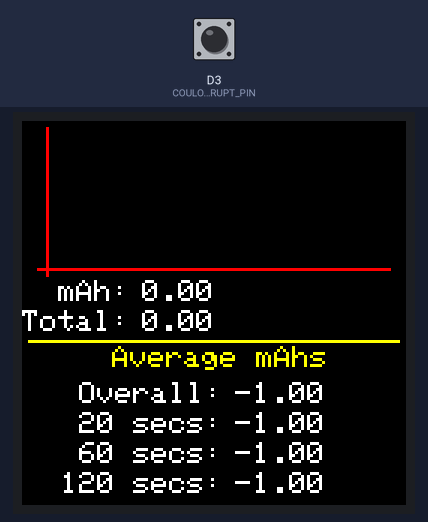
The sketch below on a simulated Arduino Due. On the bench: 128×128 colour display. The test bench sets the inputs (shaded band); at power-on: D3 (COULOMB_INTERRUPT_PIN) HIGH. What the sketch prints to the serial monitor is not drawn.

Above: at 1.2 s.
1.3 s: D3 (COULOMB_INTERRUPT_PIN) pulled LOW for 0.15 s
At 3.1 s:
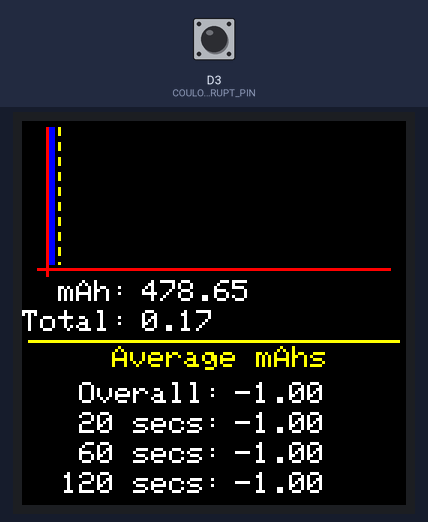
3.5 s: D3 (COULOMB_INTERRUPT_PIN) pulled LOW for 1 s
At 5.2 s:
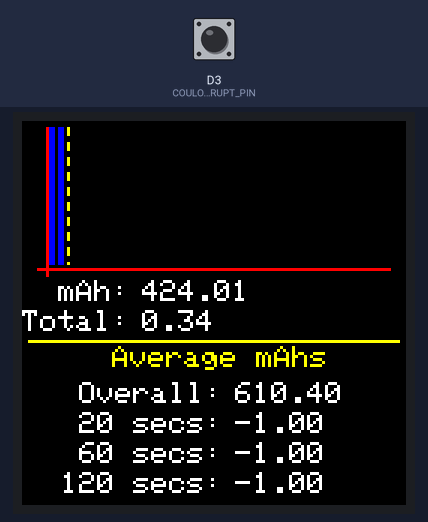
6.0 s: D3 (COULOMB_INTERRUPT_PIN) pulled LOW for 0.15 s
At 7.2 s:
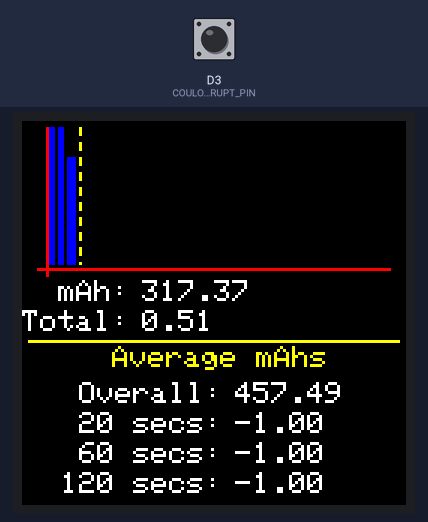
7.6 s: D3 (COULOMB_INTERRUPT_PIN) pulled LOW for 1 s
At 8.5 s:
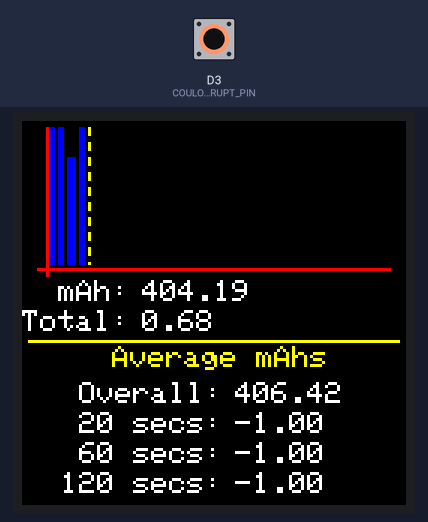
Timing chart, 0 to 10.6 s (numbered marks = the images above; inputs shaded):
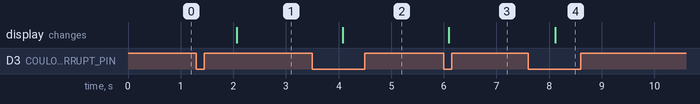

Measured:
- after the input at 1.3 s, the display: changes after 0.76 s (image 1)
- after the input at 3.5 s, the display: changes after 0.58 s (image 2)
- after the input at 6.0 s, the display: changes after 0.10 s (image 3)
- after the input at 7.6 s, the display: changes after 0.52 s (image 4)

The sketch:

CTFirmware.ino
```cpp
//
// This project uses a Pixel 2.0 (https://rabidprototypes.com/product/pixel/)
// and a Coulomb counter (https://www.sparkfun.com/products/12052) in order to
// track the current used by a project.
//
// When programming this ensure that the board selected is
//   "Arduino Zero (Native USB Port)"
//

// Required libraries:
//  * Adafruit_SSD1351 - Version 1.0.1
//  * Adafruit GFX


#include <Adafruit_GFX.h>
#include <Adafruit_SSD1351.h>
#include <SPI.h>
#include <stdarg.h>

#define SCREEN_WIDTH  128
#define SCREEN_HEIGHT 128

#define COULOMB_INTERRUPT_PIN 3

#define SCREEN_DC   8
#define SCREEN_CS   9
#define SCREEN_RST  7

Adafruit_SSD1351 tft = Adafruit_SSD1351(SCREEN_CS, SCREEN_DC, SCREEN_RST);

// Color definitions
#define	BLACK           0x0000
#define	BLUE            0x001F
#define	RED             0xF800
#define	GREEN           0x07E0
#define CYAN            0x07FF
#define MAGENTA         0xF81F
#define YELLOW          0xFFE0
#define WHITE           0xFFFF

// Largest unsigned long int which is a 4 byte integer.
#define ULONG_MAX 0xFFFFFFFF

// The Arduino Zero has two serial ports.  To get output for debugging I use
// the SerialUSB rather than Serial.
#define Serial SerialUSB

// The Arduino zero has an ARM Cortex M0+ processor with 256KB of flash (and a
// pretty hefty 32KB of SRAM).  Not having printf in the core is a little
// silly and my debug information in the below is non-trivial.  So I've
// defined my on printf equivalent.
void myPrintf(const char * format, ...)
{
  char buf[256];
  int len;

  va_list ap;
  va_start(ap, format);

  len = vsnprintf(buf, 256, format, ap);
  Serial.print(buf);

  va_end(ap);
}

class DurationAdaptiveAverageTracker {
public:
  // Allocate the duration adaptive tracker with the specified number of data
  // elements to track.  Each element takes 5 bytes of space.
  DurationAdaptiveAverageTracker(int numberToTrack);

  void addData(unsigned long int timeMicros, uint8_t numberOfInterrupts);

  // This method will return -1 if there is no good data to support
  double getApproximateAverage( unsigned long int currentMicros, unsigned long int microDuration );
  double getOverallAverage();

private:
  unsigned long int getElapsed( unsigned long int earlierMicros, unsigned long int laterMicros);

  typedef struct {
    unsigned long int timeMicros;
    uint8_t numberOfInterrupts;
  } Datapoint;

  // Circular dynamically allocated array
  Datapoint *d;
  int allocatedDatapoints;
  int nextIndex;
  int numberDatapoints;

  unsigned long int lastMicrosSeen;

  double totalSeconds;
  unsigned long int totalInterrupts;
};


DurationAdaptiveAverageTracker::DurationAdaptiveAverageTracker(int numberToTrack) {
  allocatedDatapoints = numberToTrack;
  numberDatapoints = 0;
  nextIndex = 0;
  d = new Datapoint[allocatedDatapoints];
  memset( d, 0, sizeof(Datapoint)*allocatedDatapoints);
  lastMicrosSeen = 0;
  totalSeconds = 0;
}


void DurationAdaptiveAverageTracker::addData(unsigned long int timeMicros, uint8_t numberOfInterrupts) {
  if (lastMicrosSeen != 0) {
    unsigned long int microsElapsed = getElapsed(lastMicrosSeen, timeMicros);
    totalSeconds += ((double)microsElapsed) / 1000000.0;
  }
  totalInterrupts += numberOfInterrupts;
  lastMicrosSeen = timeMicros;
  myPrintf( "addData - updated overall;  timeMicros: %lu, numberOfInterrupts: %d, "
    "totalInterrupts: %d, totalSeconds: %d\n",
    timeMicros, numberOfInterrupts, totalInterrupts, (int)totalSeconds);

  if (numberDatapoints < allocatedDatapoints) {
    numberDatapoints++;
  }
  d[nextIndex].timeMicros = timeMicros;
  d[nextIndex].numberOfInterrupts = numberOfInterrupts;

  myPrintf( "addData - done;  timeMicros: %lu, numberOfInterrupts: %d, index: %d, numberDatapoints: %d\n",
    timeMicros, numberOfInterrupts, nextIndex, numberDatapoints);

  // nextIndex always points one past where the last datapoint was added.  In
  // other words it always is the next place where a new datapoint will be
  // added.
  nextIndex++;
  if (nextIndex == allocatedDatapoints) {
    nextIndex = 0;
  }
}

double
DurationAdaptiveAverageTracker::getApproximateAverage( unsigned long int currentMicros, unsigned long int microDuration ) {
  unsigned long int maxPastTimeMicros = 0;
  uint8_t interruptsAccumulated = 0;

  myPrintf( "getApproximateAverage - beginning; currentMicros: %lu, "
            "microDuration: %lu, numberDatapoints: %d\n",
            currentMicros, microDuration, numberDatapoints);

  int index = nextIndex;
  int dataPointCount = 0;
  for (int i=0; i<numberDatapoints; i++) {
    index = index - 1;
    if (index < 0) {
      index = allocatedDatapoints - 1;
    }
    unsigned long int elapsedMicros = getElapsed(d[index].timeMicros, currentMicros);
    myPrintf( "getApproximateAverage - examining item; index: %d, "
                   "currentMicros: %lu, itemTimeMicros: %lu, elapsed: %lu\n",
                   index, currentMicros, d[index].timeMicros, elapsedMicros);
    if (elapsedMicros < microDuration) {
      maxPastTimeMicros = d[index].timeMicros;
      interruptsAccumulated += d[index].numberOfInterrupts;
      dataPointCount++;
    } else {
      break;
    }
  }
  myPrintf( "getApproximateAverage - found index;  currentMicros: %lu, "
                 "microDuration: %lu, nextIndex: %d, index: %d, dataPointCount: %d, "
                 "maxPastTimeMicros: %lu, interruptsAccumulated:%d\n",
                 currentMicros, microDuration, nextIndex, index,
                 dataPointCount, maxPastTimeMicros, interruptsAccumulated);
  if (dataPointCount == 0) {
    myPrintf( "getApproximateAverage - dataPointCount is zero;\n");
    return -1;
  }

  // Get the time distance between the currentMicros and the oldest one
  // that we found. If this is not sufficiently close to the duration
  // that I am looking for then don't compute the average.
  //
  // This does create the behavior where if we stop getting samples (no
  // battery is consumed) then the average value will 'migrate' from low
  // frequency durations (which will have data insufficiency due to no recent
  // samples) to higher ones because the duration captured will naturally get
  // longer and longer until it captures even the largest microDuration.
  // Since there are no datapoints the average will be very small and dwindle
  // to zero.  This is valid as we aren't requiring a minimum number of
  // datapoints to participate in the average but instead ensuring that we
  // have enough data.  It also produces the right results as when we
  // stop consuming battery then the larger durations will still show an
  // average value but the smaller ones will not.
  unsigned long int totalDurationMicros = getElapsed(maxPastTimeMicros, currentMicros);
  if (totalDurationMicros < microDuration * 0.80) {
    myPrintf( "getApproximateAverage - returning insufficient data; "
              "microDuration: %lu, totalDurationMicros: %lu, difference: %lu\n",
              microDuration, totalDurationMicros,
              (microDuration - totalDurationMicros));
    return -1;
  }

  double secondsBetweenInterrupts = ((double)totalDurationMicros)/1000000.0;
  double result = (614.4 * interruptsAccumulated)/secondsBetweenInterrupts;
  myPrintf( "getApproximateAverage - returning result;  currentMicros: %lu, "
                 "microDuration: %lu, result: %d\n",
                 currentMicros, microDuration, (int)result);
  return result;
}

double
DurationAdaptiveAverageTracker::getOverallAverage() {
  if (totalSeconds==0) {
    return -1;
  }
  return (614.4 * totalInterrupts)/totalSeconds;
}

// Return the number of elapsed microseconds that have occurred between time
// laterMicros and earlierMicros.
unsigned long int
DurationAdaptiveAverageTracker::getElapsed( unsigned long int earlierMicros, unsigned long int laterMicros) {
  unsigned long int result;
  // earlierMicros is assumed to the be the 'earlier' time but time may have wrapped
  // around.
  if (earlierMicros > laterMicros) {
    // We have wrapped around since earlierMicros is supposed to be less.
    // So it looks like this from a timeline perspective:
    //   0  |-----laterMicros---------earlierMicros-----| (ULONG_MAX)
    result = ( ULONG_MAX - earlierMicros + laterMicros );
  } else {
    result = laterMicros - earlierMicros;
  }
#ifdef DEBUG_ELAPSED_TIME
  myPrintf( "getElapsed - done;  earlierMicros: %lu, laterMicros: %lu, "
            "isEarlier: %d, result: %lu\n",
    earlierMicros, laterMicros, (earlierMicros < laterMicros) ? 1 : 0, result);
#endif
  return result;
}


class GraphMilliAmpsAverageStats {
public:
  GraphMilliAmpsAverageStats(Adafruit_GFX &display, int topLeftX, int topLeftY, int width, int height);

  /**
   * call addDatasetValue whenever a value is available.
   */
  void addDatasetValue(float deltaSecondsElapsed, float averagemAh);

  /**
   * call startRender a single time before the first call to render.
   */
  void startRender();

  /**
   * render will draw the average of all values passed in between this
   * call and the prior render.  If no data values are provided then
   * it assumed that the 0 is the latest value and render the graph
   * based on that.
   */
  void render();

private:

  uint8_t statsWidth();
  uint8_t statsHeight();
  uint8_t statsTopLeftX();
  uint8_t statsTopLeftY();

  Adafruit_GFX& display;
  uint16_t topLeftX, topLeftY;
  uint16_t width, height;

  float secondsToShow = 60;
  float pixelRatioForTime;
  float pixelRatioFormAh;

  int currentX;

  uint8_t borderX;
  uint8_t borderY;

  bool newDataPoint;
  float nextDeltaSecondsElapsed;
  float nextAveragemAh;

  float maxmAh;
};


GraphMilliAmpsAverageStats::GraphMilliAmpsAverageStats(Adafruit_GFX &d,
    int topLeftX, int topLeftY, int width, int height) : display(d) {
  this->topLeftX = topLeftX;
  this->topLeftY = topLeftY;
  this->width = width;
  this->height = height;

  newDataPoint = false;
  maxmAh = 400;

  borderX = 4;
  borderY = 4;

  pixelRatioForTime = (double)(statsWidth()) / ((double)secondsToShow);
  pixelRatioFormAh = (double)(statsHeight()) / ((double)maxmAh);

  currentX = 0;
}

void
GraphMilliAmpsAverageStats::addDatasetValue(float deltaSecondsElapsed, float averagemAh) {
  nextDeltaSecondsElapsed = deltaSecondsElapsed;
  nextAveragemAh = averagemAh;
  newDataPoint = true;
}

uint8_t
GraphMilliAmpsAverageStats::statsWidth() {
  return width - borderX;
}

uint8_t
GraphMilliAmpsAverageStats::statsHeight() {
  return height - borderY;
}

uint8_t
GraphMilliAmpsAverageStats::statsTopLeftX() {
  return topLeftX + borderX;
}

uint8_t
GraphMilliAmpsAverageStats::statsTopLeftY() {
  return topLeftY;
}

void
GraphMilliAmpsAverageStats::startRender() {
  // Clear the area
  display.fillRect(topLeftX, topLeftY, width, height, BLACK);
  display.drawFastHLine(topLeftX, topLeftY + height - (borderY-1), width, RED);
  display.drawFastVLine(topLeftX+(borderX-1), topLeftY, height, RED);
}

void
GraphMilliAmpsAverageStats::render() {
  if (newDataPoint) {
    int w = nextDeltaSecondsElapsed * pixelRatioForTime;
    int h = nextAveragemAh * pixelRatioFormAh;

    if (h > statsHeight()) {
      h = statsHeight();
    }
    if (w > statsWidth()) {
      w = statsWidth();
    }

    // Clear the space at this position as well as beyond.
    display.fillRect(statsTopLeftX() + currentX, statsTopLeftY(), 25, statsHeight(), BLACK);

    // Draw the actual datapoint
    display.fillRect(statsTopLeftX() + currentX, statsTopLeftY() + (statsHeight()-h), w, h, BLUE);

    currentX += w + 1;
    if (currentX + 3 >= statsWidth()) {
      currentX = 0;
    } else {
      // Draw the indicator showing where we are.
      for (int y=0; y<statsHeight(); y+=5) {
        uint8_t lineHeight = 3;
        if (y + lineHeight > statsHeight()) {
          lineHeight = statsHeight() - y;
        }
        display.drawFastVLine(statsTopLeftX() + currentX, statsTopLeftY() + y, lineHeight, YELLOW);
      }
    }
    newDataPoint = false;
  }
}


class SmartStatDisplay {
public:
  SmartStatDisplay(Adafruit_GFX &display, int topLeftX, int topLeftY, int width, int height);

  /*
   * render the value within the slot that has been defined for this element.
   * If the value has not changed then this won't do any work.
   */
  void render(float value);

private:
  Adafruit_GFX& display;
  uint16_t topLeftX, topLeftY;
  uint16_t width, height;

  bool firstValue;
  float priorValue;
};

SmartStatDisplay::SmartStatDisplay(Adafruit_GFX &d,
    int topLeftX, int topLeftY, int width, int height) : display(d) {
  this->topLeftX = topLeftX;
  this->topLeftY = topLeftY;
  this->width = width;
  this->height = height;

  firstValue = true;
  priorValue = 0;
}

void
SmartStatDisplay::render(float value) {
  if (firstValue == true || priorValue != value ) {

    // Clear the space for this element
    display.fillRect(topLeftX, topLeftY, width, height, BLACK);

    display.setCursor(topLeftX, topLeftY);
    display.print(value);

    priorValue = value;
    firstValue = false;
  }
}


// Track two micro times.  The first, startZeroInterruptMicros, is set during the main
// routine, outside of an interrupt, when the numberOfInterrupts is set to zero.
// The combination of startZeroInterruptMicros and numberOfInterrupts tells us how much
// current has been used during a period of time.  The mostRecentInterruptMicros is set
// by the ISR and allows us to be precise, independent of the screen update periodicity,
// of how much current has been consumed.
unsigned long int startZeroInterruptMicros;
volatile unsigned long int mostRecentInterruptMicros;
volatile uint8_t numberOfInterrupts;

// Every time the interrupt fires we know that 0.17607 milli amps, or 170.6 micro amps,
// have been consumed from the battery.
double mAhQuanta = 0.17067759;

unsigned long int startTime;

unsigned int totalNumberOfInterrupts;

double averagemAh;
double totalConsumedmAh;

DurationAdaptiveAverageTracker t(200);
GraphMilliAmpsAverageStats *g;
SmartStatDisplay *statmAh;
SmartStatDisplay *statTotalmAh;
SmartStatDisplay *statOverallAvgmAh;
SmartStatDisplay *stat20SecAvgmAh;
SmartStatDisplay *stat60SecAvgmAh;
SmartStatDisplay *stat120SecAvgmAh;

void interruptForCoulomb() {
  mostRecentInterruptMicros = micros();
  numberOfInterrupts++;
}

void setup() {
  Serial.begin(9600);

  // Initialize the OLED
  tft.begin();
  tft.fillRect(0, 0, SCREEN_WIDTH, SCREEN_HEIGHT, BLACK);

  // Initialize the interrupt pin used to receive pulses from the
  // Sparkfun coulomb counter.
  pinMode(COULOMB_INTERRUPT_PIN,INPUT);
  attachInterrupt(digitalPinToInterrupt(COULOMB_INTERRUPT_PIN),interruptForCoulomb,FALLING);

  mostRecentInterruptMicros = 0;
  startZeroInterruptMicros = micros();
  numberOfInterrupts = 0;

  averagemAh = 0;
  totalConsumedmAh = 0;

  totalNumberOfInterrupts = 0;

  startTime = millis();

  tft.fillRect(0, 0, SCREEN_WIDTH, SCREEN_HEIGHT, BLACK);
  g = new GraphMilliAmpsAverageStats( tft, 5, 2, SCREEN_WIDTH - (5*2), 50 );
  g->startRender();

  statmAh = new SmartStatDisplay(tft, 40, 53, 42, 8);
  statTotalmAh = new SmartStatDisplay(tft, 40, 63, 42, 8);
  statOverallAvgmAh = new SmartStatDisplay(tft, 71, 87, 42, 8);
  stat20SecAvgmAh = new SmartStatDisplay(tft, 71, 97, 42, 8);
  stat60SecAvgmAh = new SmartStatDisplay(tft, 71, 107, 42, 8);
  stat120SecAvgmAh = new SmartStatDisplay(tft, 71, 117, 42, 8);

  tft.setCursor(12,53);
  tft.setTextColor(WHITE);
  tft.print("mAh:");

  tft.setCursor(0,63);
  tft.print("Total:");

  tft.fillRect(2, 73, SCREEN_WIDTH-4, 1, YELLOW);
  tft.setCursor(30,75);
  tft.setTextColor(YELLOW);
  tft.print("Average mAhs");

  tft.setCursor(19,87);
  tft.setTextColor(WHITE);
  tft.print("Overall: ");

  tft.setCursor(19,97);
  tft.print("20 secs: ");

  tft.setCursor(19,107);
  tft.print("60 secs: ");

  tft.setCursor(13,117);
  tft.print("120 secs: ");

  Serial.println("setup complete!");
}

double secondsBetweenInterrupts = 0;

void loop() {
  if (numberOfInterrupts) {
    t.addData(micros(), numberOfInterrupts);

    secondsBetweenInterrupts = (mostRecentInterruptMicros-startZeroInterruptMicros)/1000000.0;
    averagemAh = (614.4 * numberOfInterrupts)/secondsBetweenInterrupts;
    totalConsumedmAh += (mAhQuanta * numberOfInterrupts);

    totalNumberOfInterrupts += numberOfInterrupts;
    startZeroInterruptMicros = micros();
    numberOfInterrupts = 0;

    g->addDatasetValue(secondsBetweenInterrupts, averagemAh);
  }
  unsigned long int currentMicros = micros();

  statmAh->render(averagemAh);
  statTotalmAh->render(totalConsumedmAh);
  statOverallAvgmAh->render(t.getOverallAverage());
  stat20SecAvgmAh->render(t.getApproximateAverage(currentMicros, 20 * 1000 * 1000));
  stat60SecAvgmAh->render(t.getApproximateAverage(currentMicros, 60 * 1000 * 1000));
  stat120SecAvgmAh->render(t.getApproximateAverage(currentMicros, 120 * 1000 * 1000));

  g->render();

  delay(2000);
}
```
